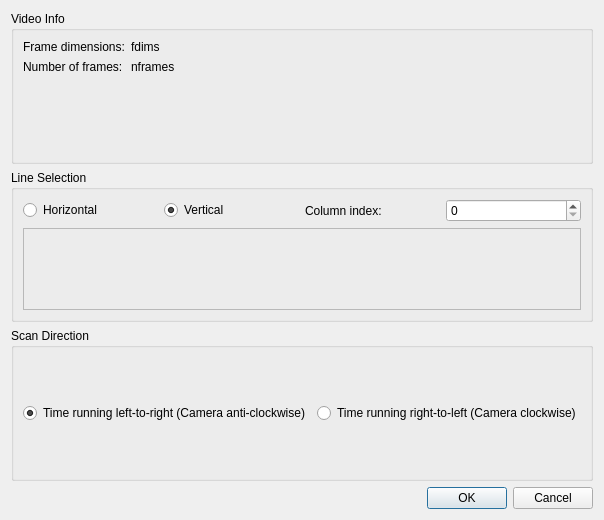
<?xml version="1.0" encoding="UTF-8"?>
<ui version="4.0">
 <class>Dialog</class>
 <widget class="QDialog" name="Dialog">
  <property name="geometry">
   <rect>
    <x>0</x>
    <y>0</y>
    <width>557</width>
    <height>520</height>
   </rect>
  </property>
  <property name="windowTitle">
   <string>Load Video</string>
  </property>
  <layout class="QVBoxLayout" name="verticalLayout_2">
   <item>
    <widget class="QGroupBox" name="groupBox_3">
     <property name="title">
      <string>Video Info</string>
     </property>
     <layout class="QFormLayout" name="formLayout">
      <item row="0" column="0">
       <widget class="QLabel" name="label_5">
        <property name="text">
         <string>Frame dimensions:</string>
        </property>
       </widget>
      </item>
      <item row="0" column="1">
       <widget class="QLabel" name="fdims">
        <property name="text">
         <string>fdims</string>
        </property>
       </widget>
      </item>
      <item row="1" column="0">
       <widget class="QLabel" name="label_3">
        <property name="text">
         <string>Number of frames:</string>
        </property>
       </widget>
      </item>
      <item row="1" column="1">
       <widget class="QLabel" name="nframes">
        <property name="text">
         <string>nframes</string>
        </property>
       </widget>
      </item>
     </layout>
    </widget>
   </item>
   <item>
    <widget class="QGroupBox" name="groupBox_2">
     <property name="title">
      <string>Line Selection</string>
     </property>
     <layout class="QGridLayout" name="gridLayout_2">
      <item row="0" column="3">
       <widget class="QSpinBox" name="line_index"/>
      </item>
      <item row="0" column="2">
       <widget class="QLabel" name="label_2">
        <property name="text">
         <string>Column index:</string>
        </property>
       </widget>
      </item>
      <item row="0" column="0">
       <widget class="QRadioButton" name="select_row">
        <property name="text">
         <string>Horizontal</string>
        </property>
       </widget>
      </item>
      <item row="0" column="1">
       <widget class="QRadioButton" name="select_col">
        <property name="text">
         <string>Vertical</string>
        </property>
        <property name="checked">
         <bool>true</bool>
        </property>
       </widget>
      </item>
      <item row="1" column="0" colspan="4">
       <widget class="QFrame" name="im_frame">
        <property name="frameShape">
         <enum>QFrame::StyledPanel</enum>
        </property>
        <property name="frameShadow">
         <enum>QFrame::Raised</enum>
        </property>
        <layout class="QVBoxLayout" name="verticalLayout"/>
       </widget>
      </item>
     </layout>
    </widget>
   </item>
   <item>
    <widget class="QGroupBox" name="groupBox">
     <property name="title">
      <string>Scan Direction</string>
     </property>
     <layout class="QHBoxLayout" name="horizontalLayout">
      <item>
       <widget class="QRadioButton" name="rtl">
        <property name="text">
         <string>Time running left-to-right (Camera anti-clockwise)</string>
        </property>
        <property name="checked">
         <bool>true</bool>
        </property>
       </widget>
      </item>
      <item>
       <widget class="QRadioButton" name="ltr">
        <property name="text">
         <string>Time running right-to-left (Camera clockwise)</string>
        </property>
       </widget>
      </item>
     </layout>
    </widget>
   </item>
   <item>
    <widget class="QDialogButtonBox" name="buttonBox">
     <property name="orientation">
      <enum>Qt::Horizontal</enum>
     </property>
     <property name="standardButtons">
      <set>QDialogButtonBox::Cancel|QDialogButtonBox::Ok</set>
     </property>
    </widget>
   </item>
  </layout>
 </widget>
 <resources/>
 <connections>
  <connection>
   <sender>buttonBox</sender>
   <signal>accepted()</signal>
   <receiver>Dialog</receiver>
   <slot>accept()</slot>
   <hints>
    <hint type="sourcelabel">
     <x>248</x>
     <y>254</y>
    </hint>
    <hint type="destinationlabel">
     <x>157</x>
     <y>274</y>
    </hint>
   </hints>
  </connection>
  <connection>
   <sender>buttonBox</sender>
   <signal>rejected()</signal>
   <receiver>Dialog</receiver>
   <slot>reject()</slot>
   <hints>
    <hint type="sourcelabel">
     <x>316</x>
     <y>260</y>
    </hint>
    <hint type="destinationlabel">
     <x>286</x>
     <y>274</y>
    </hint>
   </hints>
  </connection>
 </connections>
</ui>
